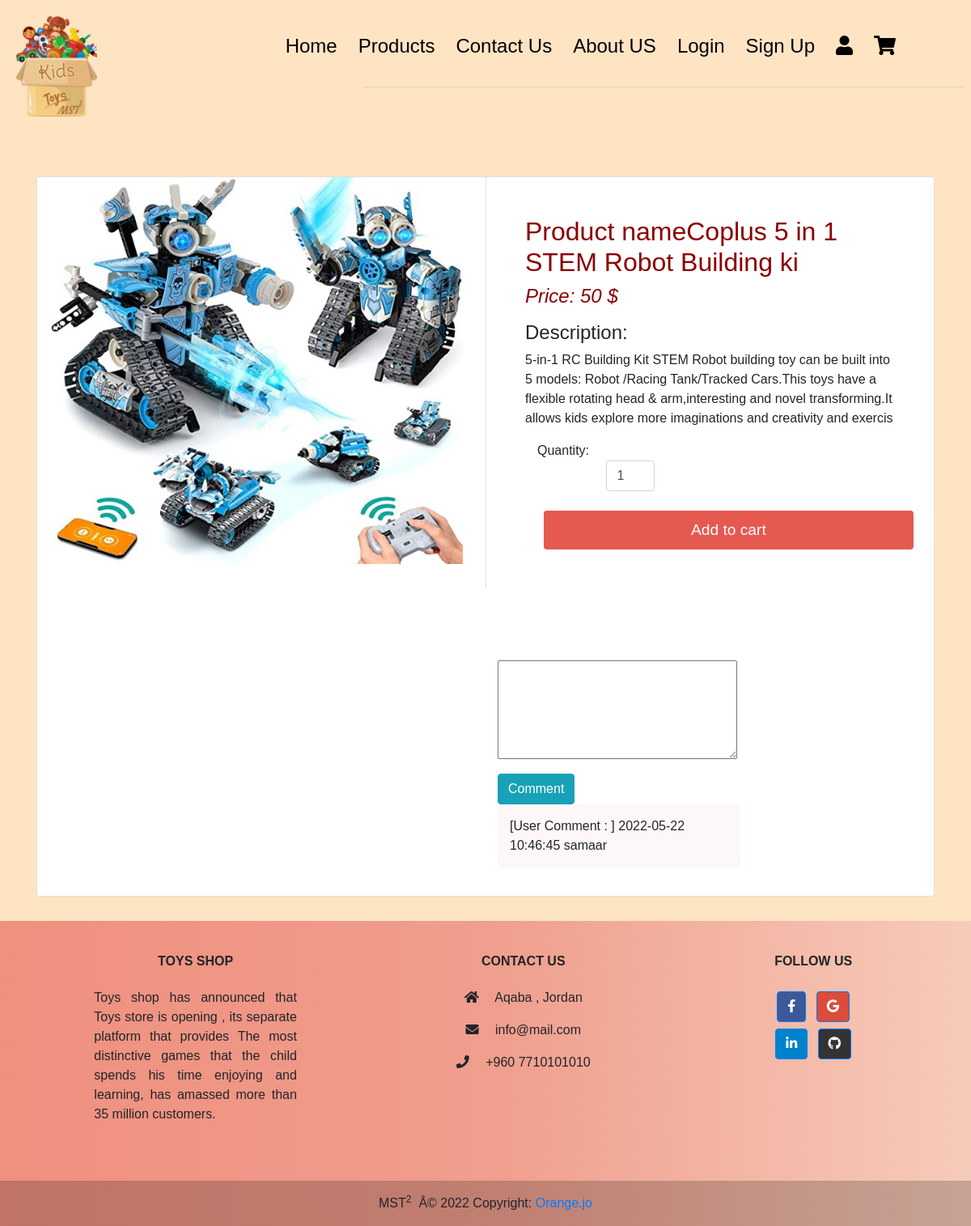
The app's page /product/singleproduct.php?id=12 with its own data.
### tables this page shows
CREATE TABLE `products` (
  `product_id` int(255) NOT NULL,
  `product_name` varchar(255) NOT NULL,
  `description` varchar(255) NOT NULL,
  `price` decimal(14,0) NOT NULL,
  `status` int(1) NOT NULL,
  `category_id` int(255) NOT NULL,
  `code` varchar(11) NOT NULL,
  `img` varchar(255) NOT NULL,
  `discount` varchar(70) NOT NULL
);

CREATE TABLE `comment` (
  `cid` int(11) NOT NULL,
  `msg_txt` text NOT NULL,
  `date` datetime NOT NULL
);

### product/singleproduct.php (the view, shortened to what this page needs)
<?php
include_once '../Configration/connection.php';
include_once './function.inc.php';
?>
<!DOCTYPE html>
<html lang="en">
<head>
    <link rel="stylesheet" href="https://stackpath.bootstrapcdn.com/bootstrap/4.5.2/css/bootstrap.min.css">
    <link rel="stylesheet" href="https://use.fontawesome.com/releases/v5.14.0/css/all.css">
     <link rel="stylesheet" href="./product.css">
</head>
<header style="font-family: 'Nunito', sans-serif;
font-family: 'Patrick Hand', cursive;">
<div class="l-header">
    <div class="land-container">
        <div class="navbar">
       <div class="logo"><img src="../img/logo_kids.gif"width="100px"> </div>
       <nav >
<ul style="margin-right: 5%; font-family: 'Nunito', sans-serif;
font-family: 'Patrick Hand', cursive; color:black;">
 <li><a style="color:black;" href="./index.html">Home</a></li>
 <li><a style="color:black;" href="./product/product.php">Products</a></li>
 <li><a style="color:black;" href="./Welcome/ContactUs.html">Contact Us</a></li>
 <li><a style="color:black;" href="./Welcome/AboutUs.html">About US</a></li>
 <li><a style="color:black;" href="./Login/Login.php">Login</a></li>
 <li><a style="color:black;" href="./Regestration/Signup.php">Sign Up</a></li>
 <li><a style="color:black;" href="./User/User.php"><i class="fa fa-user" aria-hidden="true"></i></a></li>
 <li><a style="color:black;" href="./Cart/cart.php"><i class="fas fa-shopping-cart"></i ></i></a></li>
</ul> <hr style="width:70%; margin-left: 31%;">
       </nav>
</header>
 <body>
 <br>
 <section class="section-content padding-y bg">
    <div class="container">
        <div class="card">
            <div class="row no-gutters">
                <?php
                $product_query = "SELECT * FROM `products` WHERE product_id =$_GET[id];";
                $product_result = mysqli_query($conn, $product_query);
                if (mysqli_num_rows($product_result) > 0) {
                    while ($row = mysqli_fetch_assoc($product_result)) {
                ?>
                        <aside class="col-md-6">
                            <form  method="GET">
                                 <div class="img-big-wrap">
                                        <img src="<?php echo $row['img']; ?>" style= "width:92%; height:80%; margin-left:3%;" >
                                    </div>
                        </aside>
                        <main class="col-md-6 border-left">
                            <article style="padding:3rem ;" class="content-body">
                                <h2 class="title" style= "color:darkred">Product name<?php echo $row['product_name']; ?></h2>
                                <div class="mb-3">
                                    <var class="price h4" style= "color:darkred"> Price: <?php echo $row['price']; ?> $</var>
                                </div>
                                <p><h4>Description:</h4> <?php echo $row['description']; ?></p>
                                <div class="col">
                                    <p class="card-text">Quantity:
                                        <input type="number" min="1" max="25" name="quantity" class="form-control" value="1" style="width: 60px;">
                                    </p>
                                </div>
                                <br>
                                <input style="background-color:#e55951 ; height:3rem; font-size:larger;color:white; margin-left:5%;" type="submit" name="add" class="btn btn-block" value="Add to cart">
                            </article>
                <?php  }
                } else {
                    echo "<h3>NO DATA FOUND.</h3>";
                }
                ?>
             </main>
            <br>   <br>   <br>
    <div class="container" style="margin-top:8% ; margin-left:50%; ">
     <?php
    echo "<form  method='POST' action='".setComments($conn)."'>
        <input type='hidden' value='User Comment :'>
        <input type='hidden' name='date' value='".date('Y-m-d H:i:s')."'>
        <textarea name='msg'  cols='30' rows='5'></textarea><br>
        <button class='btn btn-info' style='margin-top:2%;'type='submit' name='CommentSubmit' >Comment</button>
    </form>" ;
    GetComments($conn);
    ?>
    </div>
</div>
        </div></div></section>
<div class="container-fluied">
<footer class="text-center text-lg-start container-fluied "
            style="background: linear-gradient(to right,  #e558519a,#e46a6493, rgba(216, 112, 147, 0.215));" >
      <div class="container p-4 pb-0">
        <section class="">
          <div class="row">
            <div class="col-md-3 col-lg-3 col-xl-3 mx-auto mt-3">
              <h6 class="text-uppercase mb-4 font-weight-bold">
                Toys Shop
              </h6>
              <p style= "text-align: justify; ">
                Toys shop has announced that Toys store is opening , its separate platform that provides The most distinctive games that the child spends his time enjoying and learning, has amassed more than 35 million customers.
              </p>
            </div>
            <div class="col-md-4 col-lg-3 col-xl-3 mx-auto mt-3">
              <h6 class="text-uppercase mb-4 font-weight-bold">Contact Us</h6>
              <p><i class="fas fa-home mr-3"></i> Aqaba , Jordan</p>
              <p><i class="fas fa-envelope mr-3"></i> info@mail.com</p>
              <p><i class="fas fa-phone mr-3"></i> +960 7710101010</p>
            </div>
            <div class="col-md-3 col-lg-2 col-xl-2 mx-auto mt-3">
              <h6 class="text-uppercase mb-4 font-weight-bold">Follow us</h6>
              <a
                 class="btn btn-primary btn-floating m-1"
                 style="background-color: #3b5998"
                 href="#!"
                 role="button"
                 ><i class="fab fa-facebook-f"></i
                ></a>
              <a
                 class="btn btn-primary btn-floating m-1"
                 style="background-color: #dd4b39"
                 href="#!"
                 role="button"
                 ><i class="fab fa-google"></i
                ></a>
                    <br>
              <a
                 class="btn btn-primary btn-floating m-1"
                 style="background-color: #0082ca"
                 href="https://www.linkedin.com/in/tamara-al-shabatat-060452123/?challengeId=AQFBHTafIZQKgAAAAYAhs1i-oKYMHGzoCp7CFeBZxbEnPZafk74JDnX6xmEwh0tDvN3Eq6-LHqiH4WRl2oxvFyTOX64Dyzv3lQ&submissionId=3ffc26ce-3a62-e516-90b4-716d0cbeeb40"
                 role="button" target="_blank"
                 ><i class="fab fa-linkedin-in"></i
                ></a>
              <a
                 class="btn btn-primary btn-floating m-1"
                 style="background-color: #333333"
                 href="https://github.com/majdalbalawneh"
                 role="button" target="_blank"
                 ><i class="fab fa-github"></i
                ></a>
            </div>
          </div>
        </section>
      </div>
      <div
           class="text-center p-3"
           style="background-color: rgba(0, 0, 0, 0.2)"
           >
        MST<sup>2</sup>&nbsp; Â© 2022 Copyright:
        <a  href="https://www.orange.jo/ar/pages/default.aspx" target="_blank">Orange.jo</a>
      </div>
    </footer>
</div>
</body>
</html>

### product/function.inc.php (shortened to what this page needs)
<!DOCTYPE html>
<html lang="en">
<head>
   <link rel="stylesheet" href="comment.css">
</head>
<body>
</body>
</html>
<?php
function GetComments($conn)
{
   $sql1="SELECT * FROM comment";
   $result= mysqli_query($conn,$sql1);
   while ($row = mysqli_fetch_assoc($result)) {
   echo "<div class='commentbox'>";
      echo '[User Comment : ]'." ";
      echo $row['date']." ";
      echo $row['msg_txt']." ";
      echo"</div>";
   }
}
?>

### product/comment.css (style rules this page uses)
.commentbox { width:300px ; padding:15px; margin-bottom: 5px; background-color: rgba(253, 237, 237, 0.425); border-radius: 5px; }

### product/product.css (style rules this page uses)
body { font-weight: 400; }
.navbar { display: flex; align-items: center; padding: 20px; color: #000; }
nav { flex:1; text-align: right; font-size: 1.5rem; }
nav ul { display:inline-block; list-style-type: none; }
nav ul li { display: inline-block; margin-right: 20px; }
input { border-radius:8px; border: 2px solid royalblue; width:50%; font-size: large;padding: 5px; }
input, .reg-lbl, .reg-span, .link { margin-left:20%; }
* { padding: 0; margin: 0; box-sizing: border-box; font-family: 'Montserrat', sans-serif; }
body { background-color: bisque; }
.container { margin: 30px auto; }
.title { color: #e55951; text-decoration: none; }

### records on screen
products: img (picture), product_name "Coplus 5 in 1 STEM Robot Building ki", price "50", description "5-in-1 RC Building Kit STEM Robot building toy can be built into 5 models: Robot /Racing Tank/Tracked Cars.This toys have a flexible rotating head & arm,interesting and novel transforming.It allows kids explore more imaginations and creativity and exercis"
comment: date "2022-05-22 10:46:45", msg_txt "samaar"
